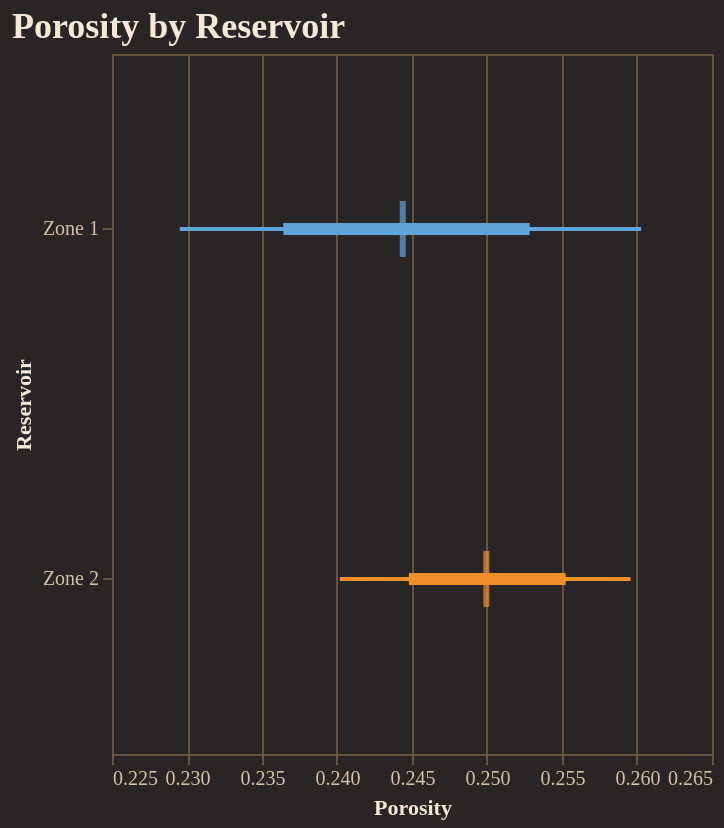

The cell this chart's notebook holds for it:
### Code cell
fig = reporter.plotter.forest_plot(
    "Porosity", 
    backend=PLOTTING_BACKEND
)
fig.show()

### Figure 1 — Vega-Lite specification as saved in the notebook (floating-point values rounded to 4 significant figures)
{"config": {"background": "#292524", "view": {"fill": "#292524", "stroke": "#665340"}, "title": {"color": "#f4e9d7", "font": "Merriweather", "fontSize": 18, "fontWeight": 600, "subtitleColor": "#d5c2a6", "anchor": "start"}, "axis": {"domainColor": "#665340", "gridColor": "#665340", "tickColor": "#665340", "labelColor": "#d5c2a6", "titleColor": "#f4e9d7", "labelFont": "Merriweather", "titleFont": "Merriweather"}, "legend": {"titleColor": "#f4e9d7", "labelColor": "#d5c2a6", "labelFont": "Merriweather", "titleFont": "Merriweather", "orient": "top-right", "symbolType": "circle"}, "header": {"labelColor": "#d5c2a6", "titleColor": "#f4e9d7", "labelFont": "Merriweather", "titleFont": "Merriweather"}, "mark": {"color": "#c78d3b"}, "line": {"color": "#c78d3b"}, "bar": {"color": "#c78d3b"}, "point": {"color": "#ddb06d"}, "area": {"color": "#c78d3b", "opacity": 0.35}, "text": {"color": "#f4e9d7", "font": "Merriweather"}, "range": {"category": ["#5DA5DA", "#F28E2B", "#59C36A", "#E15759", "#B07AA1", "#4ECDC4", "#FF9DA7", "#EDC948"]}}, "layer": [{"mark": {"type": "rule", "strokeWidth": 2}, "encoding": {"color": {"field": "group", "legend": null, "type": "nominal"}, "x": {"field": "p10", "scale": {"zero": false}, "title": "Porosity", "type": "quantitative"}, "x2": {"field": "p90"}, "y": {"field": "group", "sort": ["Zone 1", "Zone 2"], "title": "Reservoir", "type": "nominal"}}}, {"mark": {"type": "rule", "strokeWidth": 6}, "encoding": {"color": {"field": "group", "legend": null, "type": "nominal"}, "x": {"field": "p25", "scale": {"zero": false}, "title": "Porosity", "type": "quantitative"}, "x2": {"field": "p75"}, "y": {"field": "group", "sort": ["Zone 1", "Zone 2"], "title": "Reservoir", "type": "nominal"}}}, {"mark": {"type": "tick", "color": "black", "size": 28, "thickness": 3}, "encoding": {"color": {"field": "group", "legend": null, "type": "nominal"}, "tooltip": [{"field": "group", "title": "Group", "type": "nominal"}, {"field": "p10", "title": "P10", "type": "quantitative"}, {"field": "p25", "title": "P25", "type": "quantitative"}, {"field": "median", "title": "Median", "type": "quantitative"}, {"field": "p75", "title": "P75", "type": "quantitative"}, {"field": "p90", "title": "P90", "type": "quantitative"}], "x": {"field": "median", "scale": {"zero": false}, "title": "Porosity", "type": "quantitative"}, "y": {"field": "group", "sort": ["Zone 1", "Zone 2"], "title": "Reservoir", "type": "nominal"}}}], "data": {"name": "data-a55b1fc2816434948bb749c14c3b6698"}, "height": 350, "title": "Porosity by Reservoir", "width": "container", "$schema": "https://vega.github.io/schema/vega-lite/v5.20.1.json", "datasets": {"data-a55b1fc2816434948bb749c14c3b6698": [{"group": "Zone 1", "p10": 0.2295, "p25": 0.2364, "median": 0.2444, "p75": 0.2528, "p90": 0.2603}, {"group": "Zone 2", "p10": 0.2402, "p25": 0.2448, "median": 0.25, "p75": 0.2552, "p90": 0.2596}]}}
